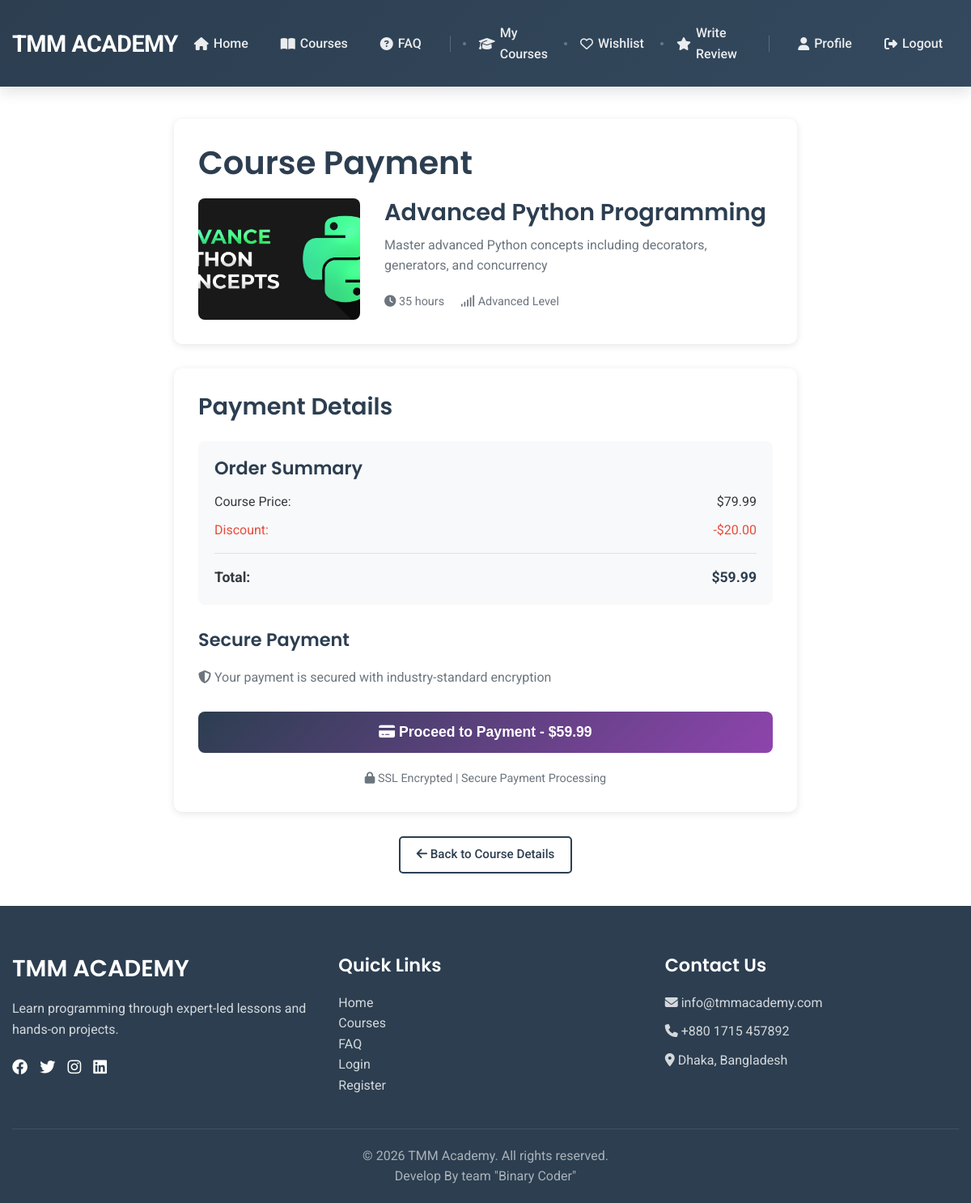
The app's page /user/payment.php?course=2 (signed in) with its own data.
### tables this page shows
CREATE TABLE courses (
    id INT PRIMARY KEY AUTO_INCREMENT,
    title VARCHAR(200) NOT NULL,
    slug VARCHAR(200) UNIQUE NOT NULL,
    category_id INT,
    instructor_id INT,
    short_description TEXT,
    full_description LONGTEXT,
    price DECIMAL(10,2) DEFAULT 0,
    discount_price DECIMAL(10,2),
    thumbnail VARCHAR(255),
    duration_hours INT,
    difficulty ENUM('beginner', 'intermediate', 'advanced') DEFAULT 'beginner',
    is_featured BOOLEAN DEFAULT FALSE,
    is_active BOOLEAN DEFAULT TRUE,
    created_at TIMESTAMP DEFAULT CURRENT_TIMESTAMP,
    updated_at TIMESTAMP DEFAULT CURRENT_TIMESTAMP ON UPDATE CURRENT_TIMESTAMP,
    FOREIGN KEY (category_id) REFERENCES categories(id),
    FOREIGN KEY (instructor_id) REFERENCES instructors(id)
);

### user/payment.php (the view, shortened to what this page needs)
<?php
$course_id = isset($_GET['course']) ? (int)$_GET['course'] : 0;
$conn = getDBConnection();
$course_sql = "SELECT * FROM courses WHERE id = ? AND is_active = 1";
$course_stmt = $conn->prepare($course_sql);
$course_stmt->bind_param("i", $course_id);
$course_stmt->execute();
$course_result = $course_stmt->get_result();
$course = $course_result->fetch_assoc();
$course_price = $course['discount_price'] ?: $course['price'];
$discount_amount = $course['discount_price'] ? $course['price'] - $course['discount_price'] : 0;
$showPaymentForm = false;
include '../includes/header.php';
?>
<div class="container" style="max-width: 800px; margin: 40px auto;">
    <div class="payment-container">
        <div class="course-summary-card" style="background: white; border-radius: 10px; box-shadow: 0 2px 10px rgba(0,0,0,0.1); padding: 30px; margin-bottom: 30px;">
            <h2 style="color: var(--primary-color); margin-bottom: 20px;">Course Payment</h2>
            <div style="display: flex; gap: 30px; align-items: flex-start;">
                <img src="../assets/images/courses/<?php echo $course['thumbnail'] ?: 'default-course.jpg'; ?>"
                    alt="<?php echo $course['title']; ?>"
                    style="width: 200px; height: 150px; object-fit: cover; border-radius: 8px;">
                <div style="flex: 1;">
                    <h3 style="color: var(--primary-color); margin-bottom: 10px;"><?php echo htmlspecialchars($course['title']); ?></h3>
                    <p style="color: var(--gray-color); margin-bottom: 20px;"><?php echo htmlspecialchars($course['short_description']); ?></p>
                    <div style="display: flex; gap: 20px; color: var(--gray-color); font-size: 0.9rem;">
                        <span><i class="fas fa-clock"></i> <?php echo $course['duration_hours']; ?> hours</span>
                        <span><i class="fas fa-signal"></i> <?php echo ucfirst($course['difficulty']); ?> Level</span>
                    </div>
                </div>
            </div>
        </div>
        <div class="payment-form-card" style="background: white; border-radius: 10px; box-shadow: 0 2px 10px rgba(0,0,0,0.1); padding: 30px;">
            <h3 style="color: var(--primary-color); margin-bottom: 25px;">Payment Details</h3>
            <div class="order-summary" style="background: #f8f9fa; padding: 20px; border-radius: 8px; margin-bottom: 30px;">
                <h4 style="margin-bottom: 15px; color: var(--primary-color);">Order Summary</h4>
                <div style="display: flex; justify-content: space-between; margin-bottom: 10px;">
                    <span>Course Price:</span>
                    <span><?php echo $course['discount_price'] ? '$' . number_format($course['price'], 2) : '$' . number_format($course_price, 2); ?></span>
                </div>
                <?php if ($discount_amount > 0): ?>
                <div style="display: flex; justify-content: space-between; margin-bottom: 10px; color: var(--danger-color);">
                    <span>Discount:</span>
                    <span>-$<?php echo number_format($discount_amount, 2); ?></span>
                </div>
                <?php endif; ?>
                <hr style="margin: 15px 0; border: none; border-top: 1px solid #dee2e6;">
                <div style="display: flex; justify-content: space-between; font-weight: 700; font-size: 1.1rem;">
                    <span>Total:</span>
                    <span style="color: var(--primary-color);">$<?php echo number_format($course_price, 2); ?></span>
                </div>
            </div>
            <div id="payment-form-container">
                <div class="payment-methods" style="margin-bottom: 30px;">
                    <h4 style="margin-bottom: 20px; color: var(--primary-color);">Secure Payment</h4>
                    <p style="color: var(--gray-color); margin-bottom: 20px;">
                        <i class="fas fa-shield-alt" style="color: var(--success-color);"></i>
                        Your payment is secured with industry-standard encryption
                    </p>
                </div>
                <?php if (!$showPaymentForm): ?>
                <form method="POST" action="">
                    <button type="submit" class="btn-payment" style="width: 100%; background: linear-gradient(135deg, var(--primary-color) 0%, var(--secondary-color) 100%); color: white; border: none; padding: 15px; border-radius: 8px; font-size: 1.1rem; font-weight: 600; cursor: pointer; transition: transform 0.2s;">
                        <i class="fas fa-credit-card"></i> Proceed to Payment - $<?php echo number_format($course_price, 2); ?>
                    </button>
                </form>
                <?php endif; ?>
                <p style="text-align: center; margin-top: 20px; color: var(--gray-color); font-size: 0.9rem;">
                    <i class="fas fa-lock"></i> SSL Encrypted | Secure Payment Processing
                </p>
            </div>
        </div>
        <div style="text-align: center; margin-top: 30px;">
            <a href="../course-detail.php?slug=<?php echo $course['slug']; ?>" class="btn btn-outline-primary">
                <i class="fas fa-arrow-left"></i> Back to Course Details
            </a>
        </div>
    </div>
</div>
<?php include '../includes/footer.php'; ?>

### assets/css/style.css (style rules this page uses)
:root { --primary-color: #2C3E50; --secondary-color: #8E44AD; --accent-color: #27AE60; --warning-color: #E67E22; --danger-color: #E74C3C; --light-color: #F8F9FA; --dark-color: #343A40; --gray-color: #6C757D; --border-color: #DEE2E6; --font-primary: 'Poppins', sans-serif; --font-secondary: 'Roboto', sans-serif; --shadow-sm: 0 2px 4px rgba(0,0,0,0.1); --shadow-md: 0 4px 8px rgba(0,0,0,0.1); --shadow-lg: 0 8px 16px rgba(0,0,0,0.1); --shadow-xl: 0 10px 25px rgba(0,0,0,0.1); }
* { margin: 0; padding: 0; box-sizing: border-box; }
body { font-family: var(--font-secondary); color: var(--dark-color); line-height: 1.6; background-color: #fff; font-size: clamp(14px, 2.5vw, 16px); }
img { max-width: 100%; height: auto; display: block; }
h1, h2, h3, h4, h5, h6 { font-family: var(--font-primary); font-weight: 600; color: var(--primary-color); line-height: 1.2; }
h2 { font-size: clamp(1.6rem, 3.5vw, 2.5rem); }
h3 { font-size: clamp(1.4rem, 3vw, 1.8rem); }
h4 { font-size: clamp(1.2rem, 2.5vw, 1.4rem); }
a { text-decoration: none; color: var(--secondary-color); transition: all 0.3s ease; }
.container { max-width: 1200px; margin: 0 auto; padding: 0 15px; }
.btn { display: inline-block; padding: 10px 20px; border-radius: 5px; font-weight: 500; text-align: center; cursor: pointer; transition: all 0.3s ease; border: none; font-size: 0.95rem; line-height: 1.4; text-decoration: none; }
.btn-outline-primary { background-color: transparent; color: var(--primary-color); border: 2px solid var(--primary-color); }
@media (min-width: 1200px) { .container { max-width: 1400px; } }

### records on screen
courses: thumbnail (picture), title "Advanced Python Programming", short_description "Master advanced Python concepts including decorators, generators, and concurrency", duration_hours "35", difficulty "Advanced", price "79.99", discount_amount "20.00", discount_price "59.99"
